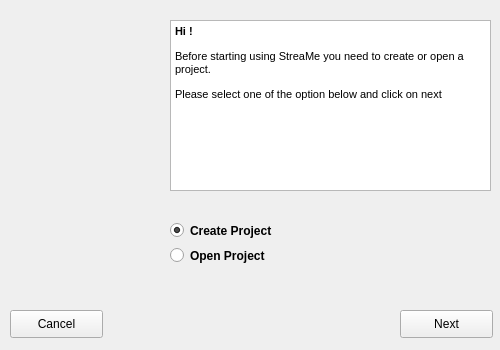
<?xml version="1.0" encoding="UTF-8"?>
<ui version="4.0">
 <class>ChooseCreateOpenProject</class>
 <widget class="QWidget" name="ChooseCreateOpenProject">
  <property name="windowModality">
   <enum>Qt::ApplicationModal</enum>
  </property>
  <property name="geometry">
   <rect>
    <x>0</x>
    <y>0</y>
    <width>500</width>
    <height>350</height>
   </rect>
  </property>
  <property name="sizePolicy">
   <sizepolicy hsizetype="Fixed" vsizetype="Fixed">
    <horstretch>0</horstretch>
    <verstretch>0</verstretch>
   </sizepolicy>
  </property>
  <property name="windowTitle">
   <string>New Project</string>
  </property>
  <widget class="QPushButton" name="nextButton">
   <property name="geometry">
    <rect>
     <x>400</x>
     <y>310</y>
     <width>93</width>
     <height>28</height>
    </rect>
   </property>
   <property name="text">
    <string>Next</string>
   </property>
  </widget>
  <widget class="QTextBrowser" name="textBrowser">
   <property name="geometry">
    <rect>
     <x>170</x>
     <y>20</y>
     <width>321</width>
     <height>171</height>
    </rect>
   </property>
   <property name="html">
    <string>&lt;!DOCTYPE HTML PUBLIC &quot;-//W3C//DTD HTML 4.0//EN&quot; &quot;http://www.w3.org/TR/REC-html40/strict.dtd&quot;&gt;
&lt;html&gt;&lt;head&gt;&lt;meta name=&quot;qrichtext&quot; content=&quot;1&quot; /&gt;&lt;style type=&quot;text/css&quot;&gt;
p, li { white-space: pre-wrap; }
&lt;/style&gt;&lt;/head&gt;&lt;body style=&quot; font-family:'MS Shell Dlg 2'; font-size:8.25pt; font-weight:400; font-style:normal;&quot;&gt;
&lt;p style=&quot; margin-top:12px; margin-bottom:12px; margin-left:0px; margin-right:0px; -qt-block-indent:0; text-indent:0px;&quot;&gt;&lt;span style=&quot; font-size:8pt; font-weight:600;&quot;&gt;Hi !&lt;/span&gt;&lt;/p&gt;
&lt;p style=&quot; margin-top:12px; margin-bottom:12px; margin-left:0px; margin-right:0px; -qt-block-indent:0; text-indent:0px;&quot;&gt;&lt;span style=&quot; font-size:8pt;&quot;&gt;Before starting using StreaMe you need to create or open a project.&lt;/span&gt;&lt;/p&gt;
&lt;p style=&quot; margin-top:12px; margin-bottom:12px; margin-left:0px; margin-right:0px; -qt-block-indent:0; text-indent:0px;&quot;&gt;&lt;span style=&quot; font-size:8pt;&quot;&gt;Please select one of the option below and click on next&lt;/span&gt;&lt;/p&gt;&lt;/body&gt;&lt;/html&gt;</string>
   </property>
  </widget>
  <widget class="QLabel" name="logo">
   <property name="geometry">
    <rect>
     <x>10</x>
     <y>10</y>
     <width>141</width>
     <height>141</height>
    </rect>
   </property>
   <property name="text">
    <string/>
   </property>
   <property name="textFormat">
    <enum>Qt::PlainText</enum>
   </property>
   <property name="pixmap">
    <pixmap resource="New.qrc">:/pictures/logo/streaMe_logo.png</pixmap>
   </property>
   <property name="scaledContents">
    <bool>true</bool>
   </property>
  </widget>
  <widget class="QPushButton" name="cancelButton">
   <property name="geometry">
    <rect>
     <x>10</x>
     <y>310</y>
     <width>93</width>
     <height>28</height>
    </rect>
   </property>
   <property name="text">
    <string>Cancel</string>
   </property>
  </widget>
  <widget class="QRadioButton" name="radioCreate">
   <property name="geometry">
    <rect>
     <x>170</x>
     <y>220</y>
     <width>141</width>
     <height>21</height>
    </rect>
   </property>
   <property name="font">
    <font>
     <weight>75</weight>
     <bold>true</bold>
    </font>
   </property>
   <property name="text">
    <string>Create Project</string>
   </property>
   <property name="checked">
    <bool>true</bool>
   </property>
  </widget>
  <widget class="QRadioButton" name="radioOpen">
   <property name="geometry">
    <rect>
     <x>170</x>
     <y>240</y>
     <width>141</width>
     <height>31</height>
    </rect>
   </property>
   <property name="font">
    <font>
     <weight>75</weight>
     <bold>true</bold>
    </font>
   </property>
   <property name="text">
    <string>Open Project</string>
   </property>
  </widget>
 </widget>
 <resources>
  <include location="New.qrc"/>
 </resources>
 <connections/>
</ui>
